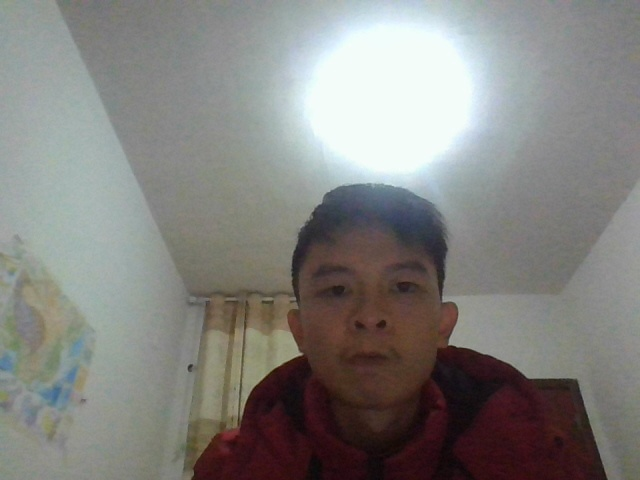
#> input picture Pictures/Known/pm2_19.jpg, 640 x 480 px, given as the content of the folder Pictures/Photo, which was not available
$ python Trainner_2.py
#> lines starting #> are read from the running program, lines starting #| are printed output that depends on the picture; pictures that were not available may be replaced by others from this repository, and a replacement may not be noted
import cv2
import os
import numpy as np
from PIL import Image
import xml.etree.ElementTree as ET
import shutil

recognizer = cv2.face.LBPHFaceRecognizer_create()
face_cascade = cv2.CascadeClassifier('facebook/haarcascade_frontalface_default.xml')

def get_images_and_labels(path):
#> called with path = 'Pictures/Photo/pm2_19.jpg'
    image_paths = []
    # face_samples = []
    # the_names = []
    for file in os.listdir(path):
        image_paths.append(os.path.join(path, file))
    for image_path in image_paths:
        img = Image.open(image_path).convert('L')
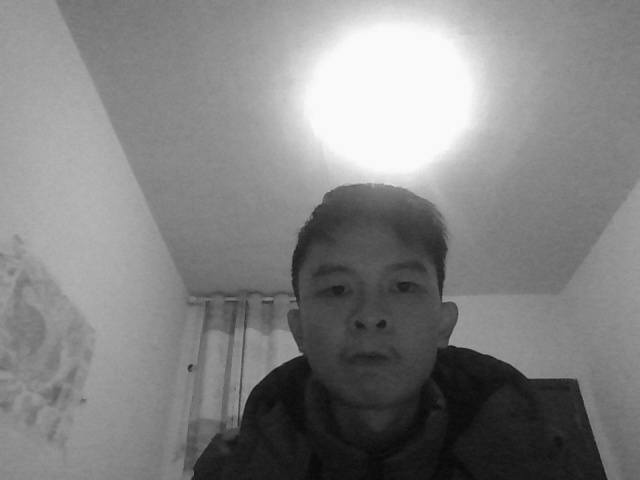
#> img: PIL image 640x480 L; min 6, max 252, mean 130.3
        img_np = np.array(img, 'uint8')
        face = face_cascade.detectMultiScale(img_np)
#> face = [[286, 226, 169, 169]]
        for (x, y, w, h) in face:
            face_sample = img_np[y:y + h, x:x + w]
            # face_samples.append(face_sample)
            the_name = os.path.split(image_path)[1].split('.')[0]
            # the_names.append(the_name.split('_')[0])
            np.savetxt('facebook/faces_data/face_sample_'+the_name+'.txt', face_sample)
#> this loop made 1 pass
#> (x, y, w, h, the_name) on pass 1: (286, 226, 169, 169, 'pm2_19')
#> pass 1, in get_images_and_labels, `face_sample = img_np[y:y + h, x:x + w]`:
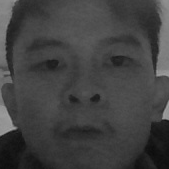
#> face_sample: shape (169, 169); min 12, max 167, mean 65.3

Photo_dirs = 'Pictures/Photo'
for Photo_dir in os.listdir(Photo_dirs):
    get_images_and_labels(Photo_dirs + '/' + Photo_dir)
    if os.path.exists('Pictures/Known/' + Photo_dir):
        shutil.rmtree('Pictures/Known/' + Photo_dir)
    shutil.copytree(Photo_dirs + '/' + Photo_dir, 'Pictures/Known/' + Photo_dir)
    shutil.rmtree(Photo_dirs + '/' + Photo_dir)

ids = []
face_samples = []
the_names = []
for file in os.listdir('../faces_data'):
#> (the run stopped early here; a loop or call above may not have finished)

$ run again, on Pictures/Known/pm2_39.jpg
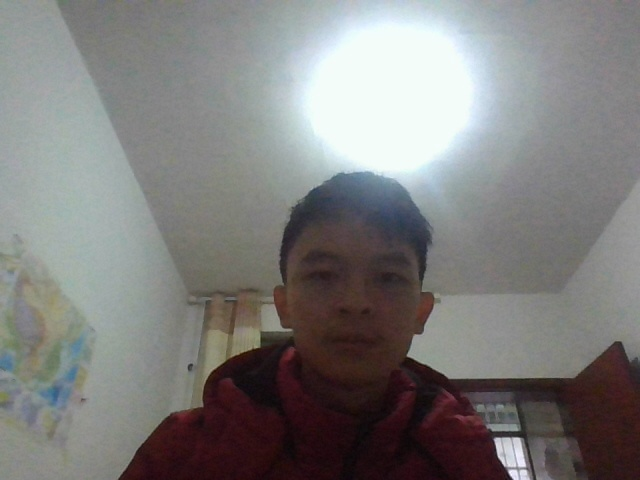
#> input picture Pictures/Known/pm2_39.jpg, 640 x 480 px, given as the content of the folder Pictures/Photo, which was not available
#> in get_images_and_labels, `img = Image.open(image_path).convert('L')`:
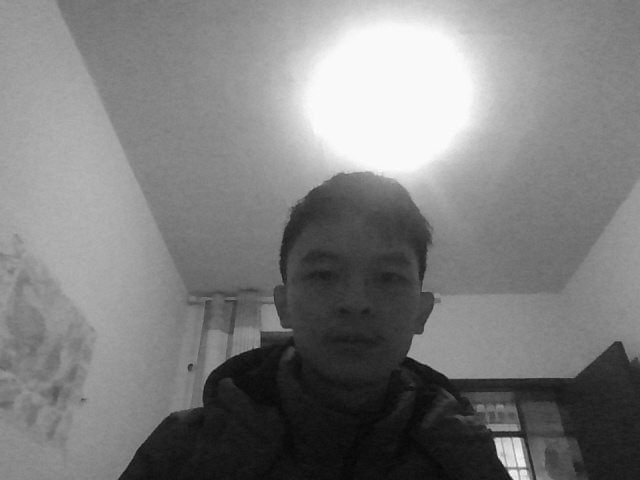
#> img: PIL image 640x480 L; min 6, max 251, mean 125.7
#> face = [[275, 217, 156, 156]]
#> the loop in get_images_and_labels, `for (x, y, w, h) in face:` made 1 pass
#> (x, y, w, h, the_name) on pass 1: (275, 217, 156, 156, 'pm2_39')
#> pass 1, in get_images_and_labels, `face_sample = img_np[y:y + h, x:x + w]`:
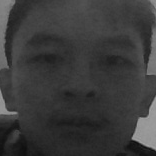
#> face_sample: shape (156, 156); min 14, max 164, mean 58.8
